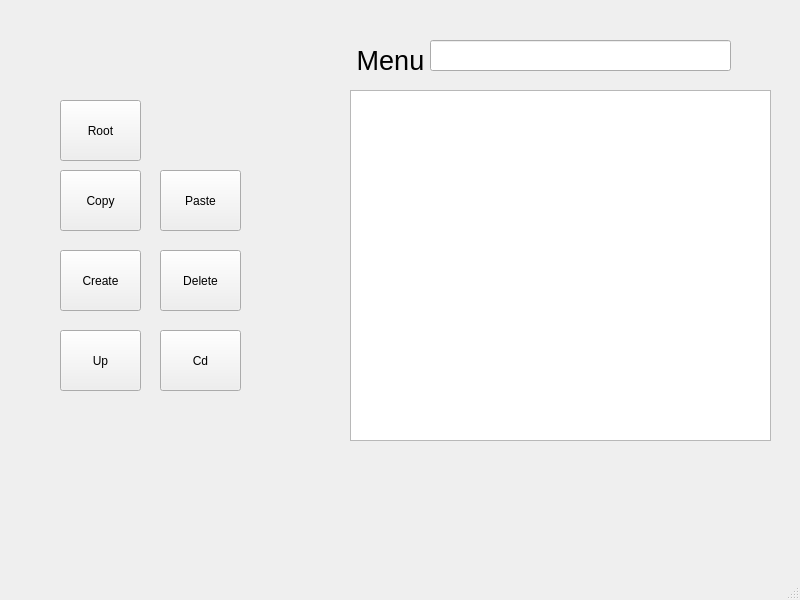
<?xml version="1.0" encoding="UTF-8"?>
<ui version="4.0">
 <class>VisualFileManager</class>
 <widget class="QMainWindow" name="VisualFileManager">
  <property name="geometry">
   <rect>
    <x>0</x>
    <y>0</y>
    <width>800</width>
    <height>600</height>
   </rect>
  </property>
  <property name="windowTitle">
   <string>VisualFileManager</string>
  </property>
  <widget class="QWidget" name="centralwidget">
   <widget class="QPushButton" name="btn_Cd">
    <property name="geometry">
     <rect>
      <x>160</x>
      <y>330</y>
      <width>81</width>
      <height>61</height>
     </rect>
    </property>
    <property name="text">
     <string>Cd</string>
    </property>
   </widget>
   <widget class="QPushButton" name="btn_Up">
    <property name="geometry">
     <rect>
      <x>60</x>
      <y>330</y>
      <width>81</width>
      <height>61</height>
     </rect>
    </property>
    <property name="text">
     <string>Up</string>
    </property>
   </widget>
   <widget class="QPushButton" name="btn_Paste">
    <property name="geometry">
     <rect>
      <x>160</x>
      <y>170</y>
      <width>81</width>
      <height>61</height>
     </rect>
    </property>
    <property name="text">
     <string>Paste</string>
    </property>
   </widget>
   <widget class="QPushButton" name="btn_Copy">
    <property name="geometry">
     <rect>
      <x>60</x>
      <y>170</y>
      <width>81</width>
      <height>61</height>
     </rect>
    </property>
    <property name="text">
     <string>Copy</string>
    </property>
   </widget>
   <widget class="QLabel" name="lbl_Menu">
    <property name="geometry">
     <rect>
      <x>350</x>
      <y>40</y>
      <width>81</width>
      <height>41</height>
     </rect>
    </property>
    <property name="text">
     <string>&lt;html&gt;&lt;head/&gt;&lt;body&gt;&lt;p align=&quot;center&quot;&gt;&lt;span style=&quot; font-size:20pt;&quot;&gt;Menu&lt;/span&gt;&lt;/p&gt;&lt;/body&gt;&lt;/html&gt;</string>
    </property>
   </widget>
   <widget class="QListWidget" name="lwt_File">
    <property name="geometry">
     <rect>
      <x>350</x>
      <y>90</y>
      <width>421</width>
      <height>351</height>
     </rect>
    </property>
   </widget>
   <widget class="QPushButton" name="btn_Create">
    <property name="geometry">
     <rect>
      <x>60</x>
      <y>250</y>
      <width>81</width>
      <height>61</height>
     </rect>
    </property>
    <property name="text">
     <string>Create</string>
    </property>
   </widget>
   <widget class="QPushButton" name="btn_Root">
    <property name="geometry">
     <rect>
      <x>60</x>
      <y>100</y>
      <width>81</width>
      <height>61</height>
     </rect>
    </property>
    <property name="text">
     <string>Root</string>
    </property>
   </widget>
   <widget class="QLineEdit" name="let_Menu">
    <property name="geometry">
     <rect>
      <x>430</x>
      <y>40</y>
      <width>301</width>
      <height>31</height>
     </rect>
    </property>
   </widget>
   <widget class="QPushButton" name="btn_Delete">
    <property name="geometry">
     <rect>
      <x>160</x>
      <y>250</y>
      <width>81</width>
      <height>61</height>
     </rect>
    </property>
    <property name="text">
     <string>Delete</string>
    </property>
   </widget>
  </widget>
  <widget class="QMenuBar" name="menubar">
   <property name="geometry">
    <rect>
     <x>0</x>
     <y>0</y>
     <width>800</width>
     <height>22</height>
    </rect>
   </property>
  </widget>
  <widget class="QStatusBar" name="statusbar"/>
 </widget>
 <resources/>
 <connections/>
</ui>
